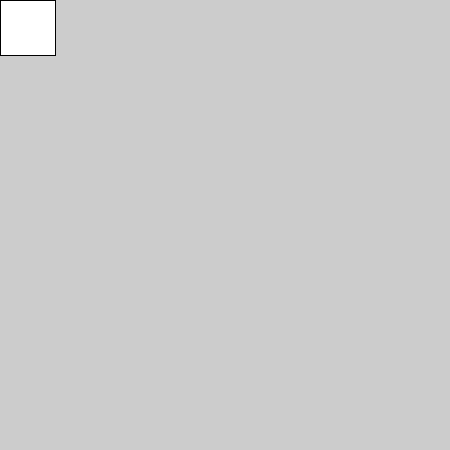
Frame 1 (no input)
Frame 60 (the mouse pressed at the canvas centre just before this capture): identical to frame 1, image omitted
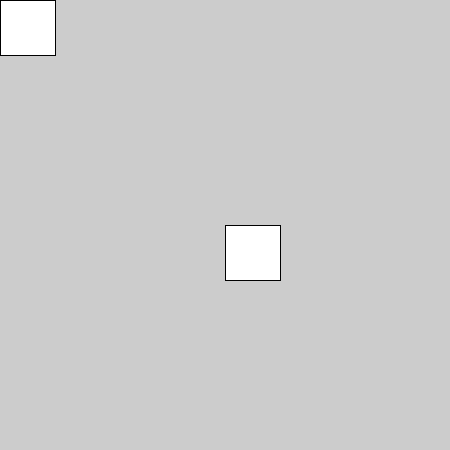
Frame 120 (the mouse held since frame 60 and released just before this capture)

The Processing sketch that drew these frames (run headless with seeded random() and noise(); from frame 60 on, the mouse is pressed at the canvas centre):

// Processing sketch: exp2
// ── exp2.pde
void setup () {
  size(450,450);
}

void draw () {
  
  rect(mouseX,mouseY, 55, 55);
}
